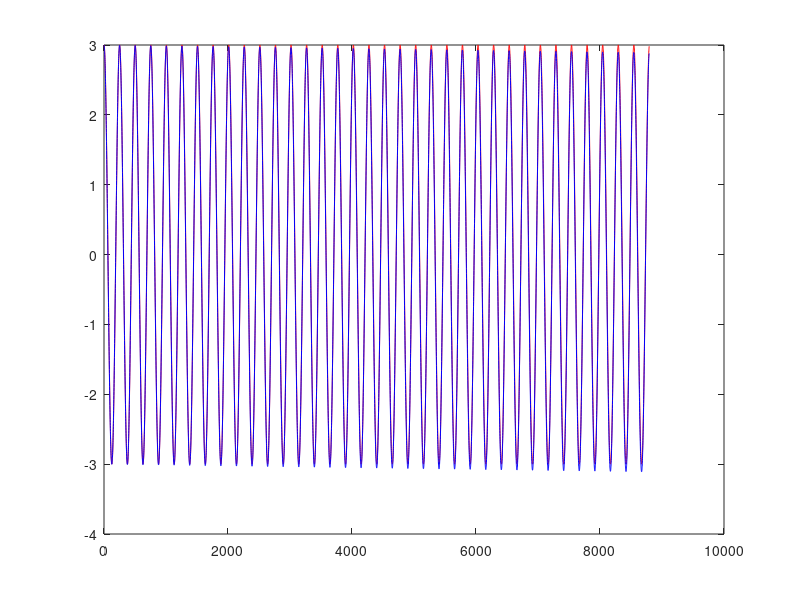

MATLAB code for this plot:
h=0.025;
T=70*pi-0.1;
t=0:h:T;
f=2*sin(t)+1;
g=3*cos(t);
df=2*cos(t);
dg=-3*sin(t);
d2f=-2*sin(t);%+(0.32*(rand(1,size(t,2))-0.5));
d2g=-3*cos(t);%+(0.231*(rand(1,size(t,2))-0.5));
f1=-2*cos(t);%+(0.032*sprandsym(1,size(t,2)));
g1=-3*sin(t);%+(0.0231*sprandsym(1,size(t,2)));

subplot(1,2,1)
plot(g,f,'r')
hold on
plot(g1,f1,'g')
hold off

X1=[];
Y1=[];
vk1=2;
vk2=1;
for i=1:size(t,2)
    vk1=vk1+(h*d2f(i));
    vk2=vk2+(h*vk1);
    X1=[X1 vk2];
end
vk1=0.037;
vk2=3;
for i=1:size(t,2)
    vk1=vk1+(h*d2g(i));
    vk2=vk2+(h*vk1);
    Y1=[Y1 vk2];
end


X2=[];
Y2=[];
vk1=2;
vk2=1;
for i=2:size(t,2)
    vk1=vk1+(h*d2f(i-1));
    vk2=vk2+(h*vk1);
    X2=[X2 vk2];
end
vk1=0;
vk2=3;
for i=2:size(t,2)
    vk1=vk1+(h*d2g(i-1));
    vk2=vk2+(h*vk1);
    Y2=[Y2 vk2];
end


X3=[];
Y3=[];
xn1=0;
xn2=0;
xn=d2f(1)*h^2/4;
xn2=xn1;
xn1=xn;
X3=[X3 xn];
xn=2*xn1+(d2f(2)+2*d2f(1))*h^2/4;
xn2=xn1;
xn1=xn;
X3=[X3 xn];
for n=3:size(t,2)
    xn=2*xn1-xn2+(d2f(n)+2*d2f(n-1)+d2f(n-2))*h^2/4;
    xn2=xn1;
    xn1=xn;
    X3=[X3 xn];
end

xn1=0;
xn2=0;
xn=d2g(1)*h^2/4;
xn2=xn1;
xn1=xn;
Y3=[Y3 xn];
xn=2*xn1+(d2g(2)+2*d2g(1))*h^2/4;
xn2=xn1;
xn1=xn;
Y3=[Y3 xn];

for n=3:size(t,2)
    xn=2*xn1-xn2+(d2g(n)+2*d2g(n-1)+d2g(n-2))*h^2/4;
    xn2=xn1;
    xn1=xn;
    Y3=[Y3 xn];
end

%%
X4=[];
Y4=[];
vk=0;
xk=0;
ak=0;
vk=0;
for i=1:size(t,2)
    ak1=ak;
    ak=d2f(i);
    vk1=vk;
    vk=vk+(h/2)*(ak+ak1);
    xk=xk+(h/2)*(vk+vk1);
    X4=[X4 xk];
end
vk=0;
xk=0;
ak=0;
vk=0;

for i=1:size(t,2)
    ak1=ak;
    ak=d2g(i);
    vk1=vk;
    vk=vk+(h/2)*(ak+ak1);
    xk=xk+(h/2)*(vk+vk1);
    Y4=[Y4 xk];
end
%%

subplot(1,2,2)
plot(g,f,'r')
hold on
%plot(Y1,X1,'b')
%plot(Y2,X2,'m')
plot(Y1,X1,'g')
hold off


pause
subplot(1,1,1)
plot(f,'r')
hold on
plot(X1,'b')
%plot(Y2,X2,'m')
%plot(Y3,X3,'g')
hold off

pause
subplot(1,1,1)
plot(g,'r')
hold on
plot(Y1,'b')
%plot(Y2,X2,'m')
%plot(Y3,X3,'g')
hold off

